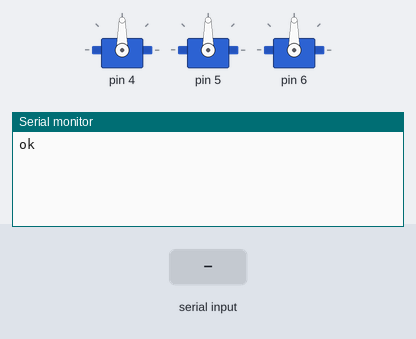
This sketch was run on a simulated Arduino Uno, built with avr-gcc and run on an emulated ATmega328P. Parts: 3 × servo, the last lines printed to the serial monitor. Inputs (shaded band) come from the test bench.

Above: at 1.2 s.
1.3 s: "reset\n" received over Serial
At 2.4 s:
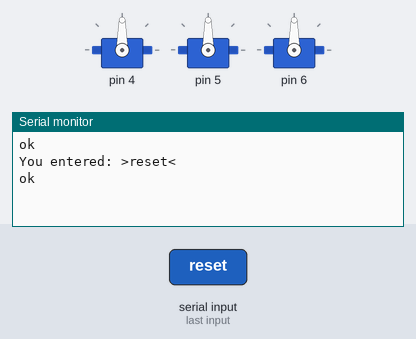
2.8 s: "90,45\n" received over Serial
At 3.5 s:
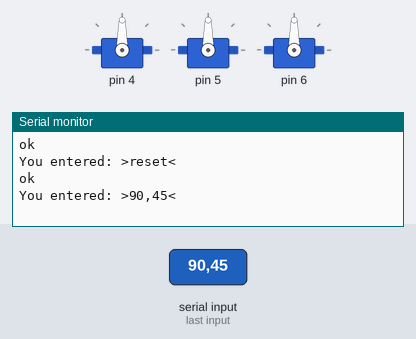
4.3 s: "0\n" received over Serial
At 4.6 s:
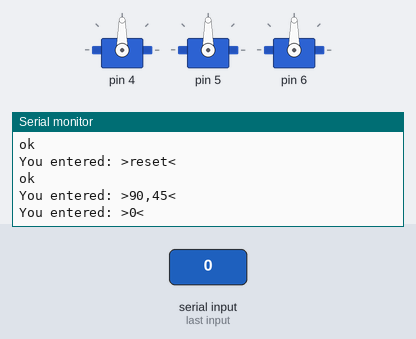

The sketch:

motor_unit.ino
```cpp
// make ARDUINO DAGU board as a servo controller board
// serial 115200
// id angle [New Line]


  #include <Servo.h>
Servo myservos[3];

char buf[80];
int readline(int readch, char *buffer, int len) {
  static int pos = 0;
  int rpos;

  if (readch > 0) {
      switch (readch) {
          case '\r': // Ignore CR
              break;
          case '\n': // Return on new-line
              rpos = pos;
              pos = 0;  // Reset position index ready for next time
              return rpos;
          default:
              if (pos < len-1) {
                  buffer[pos++] = readch;
                  buffer[pos] = 0;
              }
      }
  }
  return 0;
}

void setup() {
  // put your setup code here, to run once:
  Serial.begin(115200);
  for( int i=0;i<3;i++)
    myservos[i].attach(i+4);

  Serial.println("ok");
}
void loop() {
  if (readline(Serial.read(), buf, 80) > 0) {
      Serial.print("You entered: >");
      Serial.print(buf);
      Serial.println("<");
      if( strncmp(buf, "reset", 5) == 0 ) {
        for(int i=0;i<3;i++) myservos[i].write( 90 );
        Serial.println("ok");
        return;
      }
      int id, angle;
      int n = sscanf(buf, "%d %d", &id, &angle);
      if( n == 2 ) {
        myservos[id].write( angle );
      }
  }
}
```

Measured:
- after the input at 1.3 s, the serial monitor: prints a new line at once (image 1)
- after the input at 2.8 s, the serial monitor: prints a new line at once (image 2)
- after the input at 4.3 s, the serial monitor: prints a new line at once (image 3)
